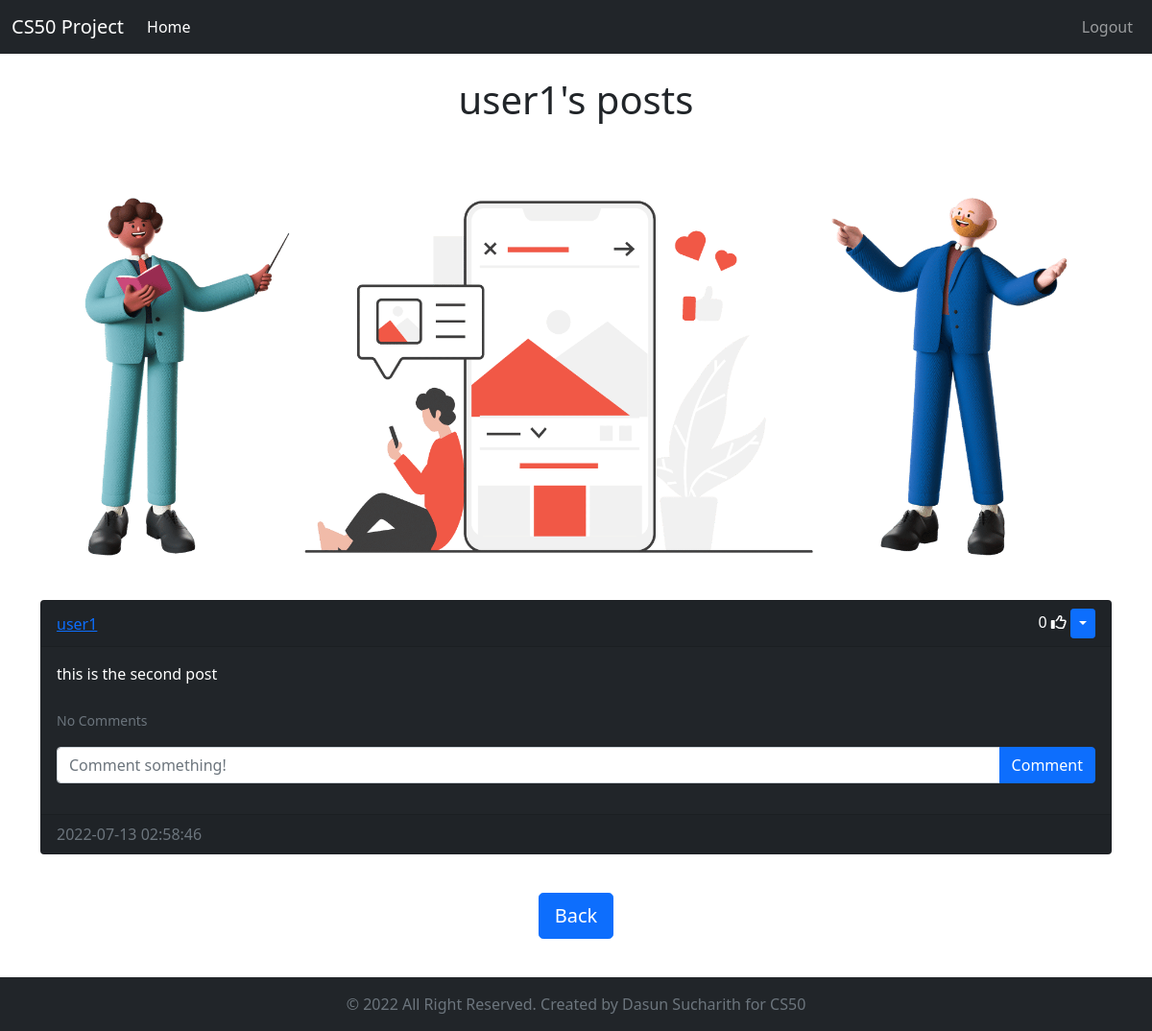
/posts/user1 (signed in), run on an earlier commit of the app's database.
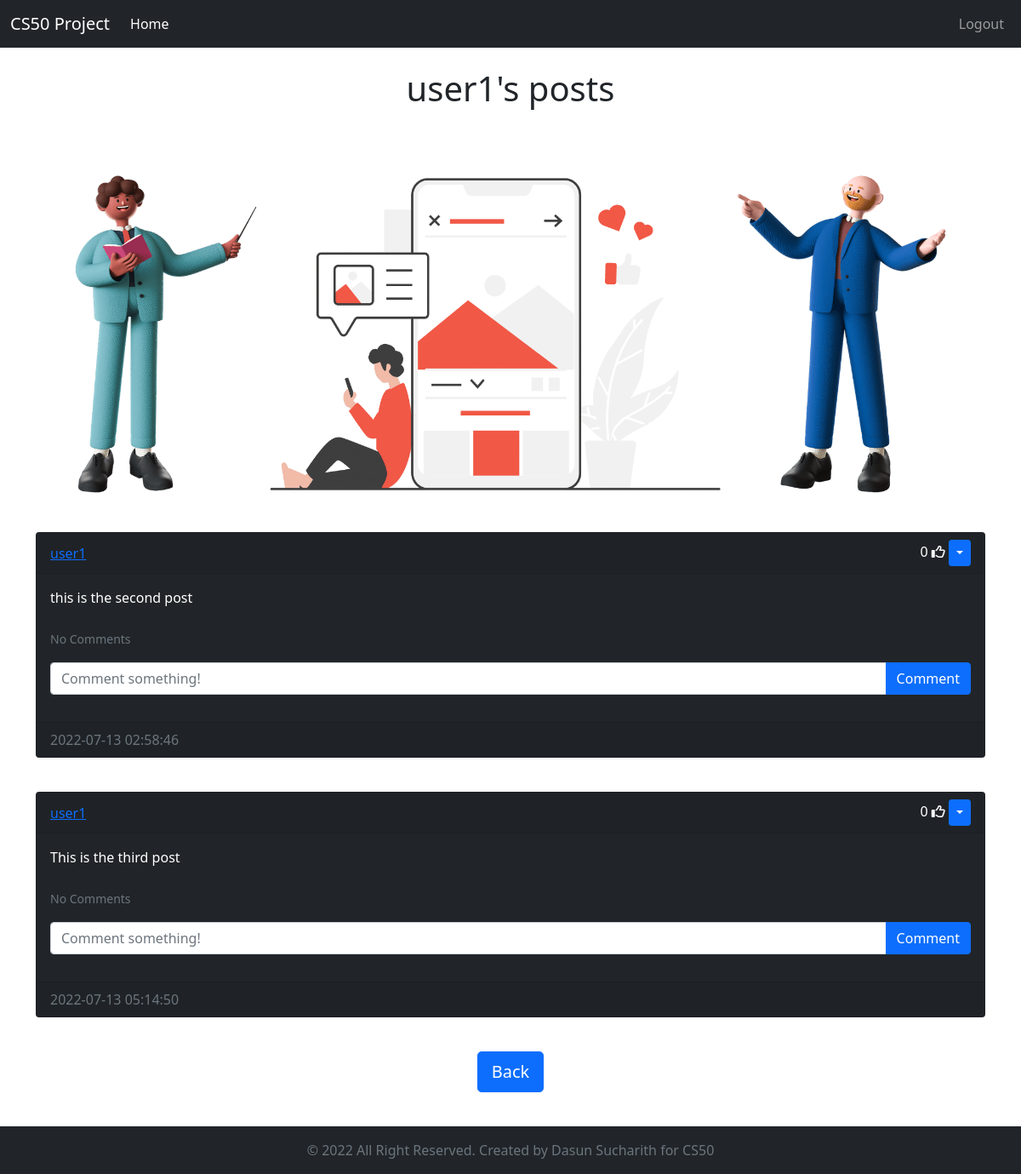
And on a later commit of the database.
### website/models.py (models this page shows)
class User(db.Model, UserMixin):
    id = db.Column(db.Integer, primary_key=True)
    email = db.Column(db.String(150), unique=True)
    username = db.Column(db.String(150), unique=True)
    password = db.Column(db.String(150))
    date_created = db.Column(db.DateTime(timezone=True), default=func.now())
    posts = db.relationship('Post', backref='user', passive_deletes=True)
    comments = db.relationship('Comment', backref='user', passive_deletes=True)
    likes = db.relationship('Like', backref='user', passive_deletes=True)

class Post(db.Model):
    id = db.Column(db.Integer, primary_key=True)
    text = db.Column(db.Text, nullable=False)
    date_created = db.Column(db.DateTime(timezone=True), default=func.now())
    author = db.Column(db.Integer, db.ForeignKey(
        'user.id', ondelete='CASCADE'), nullable=False)
    comments = db.relationship('Comment', backref='post', passive_deletes=True)
    likes = db.relationship('Like', backref='post', passive_deletes=True)

### website/views.py (the view)
@views.route('/posts/<username>')
@login_required
def posts(username):
    user = User.query.filter_by(username=username).first()
    if not user:
        flash('No user with that username exists.', category='error')
        return redirect(url_for('views.home'))
    posts = user.posts
    return render_template('posts.html',user=current_user, posts=posts, username=username)

### website/__init__.py (called while the page is built)
def create_app():
    app = Flask(__name__)
    app.config['SECRET_KEY'] = "slviki.org"
    app.config['SQLALCHEMY_DATABASE_URI'] = f'sqlite:///{DB_NAME}'
    db.init_app(app)
    from .views import views
    from .auth import auth
    app.register_blueprint(views, url_prefix="/")
    app.register_blueprint(auth, url_prefix="/")
    from .models import User, Post, Comment, Like
    create_database(app)
    login_manager = LoginManager()
    login_manager.login_view = 'auth.login'
    login_manager.init_app(app)
    @login_manager.user_loader
    def load_user(id):
        return User.query.get(int(id))
    return app

### website/templates/posts.html (shortened to what this page needs)
{% extends "posts_div.html" %}
{% block header %}
  {{username}}'s posts
{% endblock %}
{% block footer %}
<div align="center">
  <a href="/home"
    ><button type="button" class="btn btn-primary btn-lg">Back</button></a
  >
</div>
{% endblock %}

### website/templates/posts_div.html (shortened to what this page needs)
{% extends "base.html" %}
{% block content %}
  <br />
  <h1 align="center">{% block header %}Posts{% endblock %}</h1>
  <br />
  <div class="row">
    <img src="{{url_for('static',filename = 'images/posts.png')}}" alt="posts" >
  </div>
  <div class="row">
    <div id="posts">
      {% for post in posts %}
        <div class="card text-white bg-dark mb-3">
          <div class="card-header d-flex justify-content-between align-items-center">
            <a href="/posts/{{post.user.username}}">{{post.user.username}}</a>
            <div>
              <span id="likes-count-{{post.id}}">
                {{ post.likes|length }}
              </span>
              {% if user.id in post.likes|map(attribute="author")|list %}
              <i class="fas fa-thumbs-up" id="like-button-{{post.id}}" onclick="like({{post.id}})"></i>
              {% else %}
              <i class="far fa-thumbs-up" id="like-button-{{post.id}}" onclick="like({{post.id}})"></i>
              {% endif %}
              {% if user.id == post.author %}
              <div class="btn-group">
                <button type="button" class="btn btn-sm btn-primary dropdown-toggle" data-bs-toggle="dropdown"></button>
              </div>
              {% endif %}
            </div>
          </div>
          <div class="card-body">
            <div class="card-text">{{post.text}}</div>
            <br />
            <p class="card-text bg-dark">
              {% if post.comments|length > 0 %}
                <a data-bs-toggle="collapse" href="#comments-{{post.id}}" role="button">
                  <small>View {{post.comments|length}} Comments</small>
                </a>
                {% else %}
                  <small class="text-muted">No Comments</small>
              {% endif %}
            </p>
            <form class="input-group mb-3" method="POST" action="/create-comment/{{post.id}}">
              <input type="text" id="text" name="text" class="form-control" placeholder="Comment something!" />
              <button type="submit" class="btn btn-primary">Comment</button>
            </form>
          </div>
          <div class="card-footer text-muted">{{post.date_created}}</div>
        </div>
        <br />
      {% endfor %}
    </div>
  </div>
  <div class="row">
    {% block footer %}{% endblock %}
  </div>
  <br /><br /><br /><br />
{% endblock %}

### website/templates/base.html (shortened to what this page needs)
<!DOCTYPE html>
<html>
    <head>
        <link href="https://cdn.jsdelivr.net/npm/bootstrap@5.0.2/dist/css/bootstrap.min.css" rel="stylesheet">
        <link rel="stylesheet" href="{{url_for('static', filename='styles.css')}}" />
    </head>
    <body>
        <nav class="navbar navbar-expand-lg navbar-dark bg-dark">
            <div class="container-fluid">
                <a href="/" class="navbar-brand">CS50 Project</a>
                <div class="collapse navbar-collapse" id="navbarText">
                    <ul class="navbar-nav me-auto mb-2 mb-lg-0">
                        <li class="nav-item">
                            <a href="/home" class="nav-link active" area-current="page">Home</a>
                        </li>
                    </ul>
                    <ul class="navbar-nav">
                        {% if user.is_authenticated %}
                            <li class="nav-item">
                                <a href="/logout" class="nav-link">Logout</a>
                            </li>
                        {% endif %}
                    </ul>
                </div>
            </div>
        </nav>
        <div class="container">
            {% block content %}
            {% endblock %}
        </div>
        <footer class="footer fixed-bottom mt-auto py-3 bg-dark">
            <div class="container">
                <center>
                    <span class="text-muted mx-auto">© 2022 All Right Reserved. Created by Dasun Sucharith for CS50</span>
                </center>
            </div>
        </footer>
    </body>
</html>

What changed in the data, as far as the page shows it:
added Post: user.username "user1", likes|length "0", text "This is the third post", date_created "2022-07-13 05:14:50"
